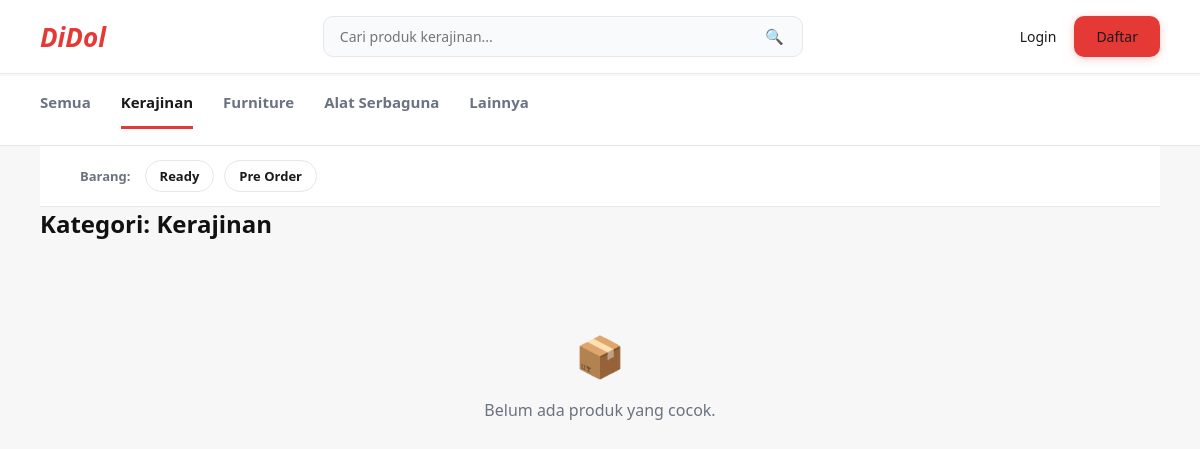
Before: /products/?category=Kerajinan with the older database file.
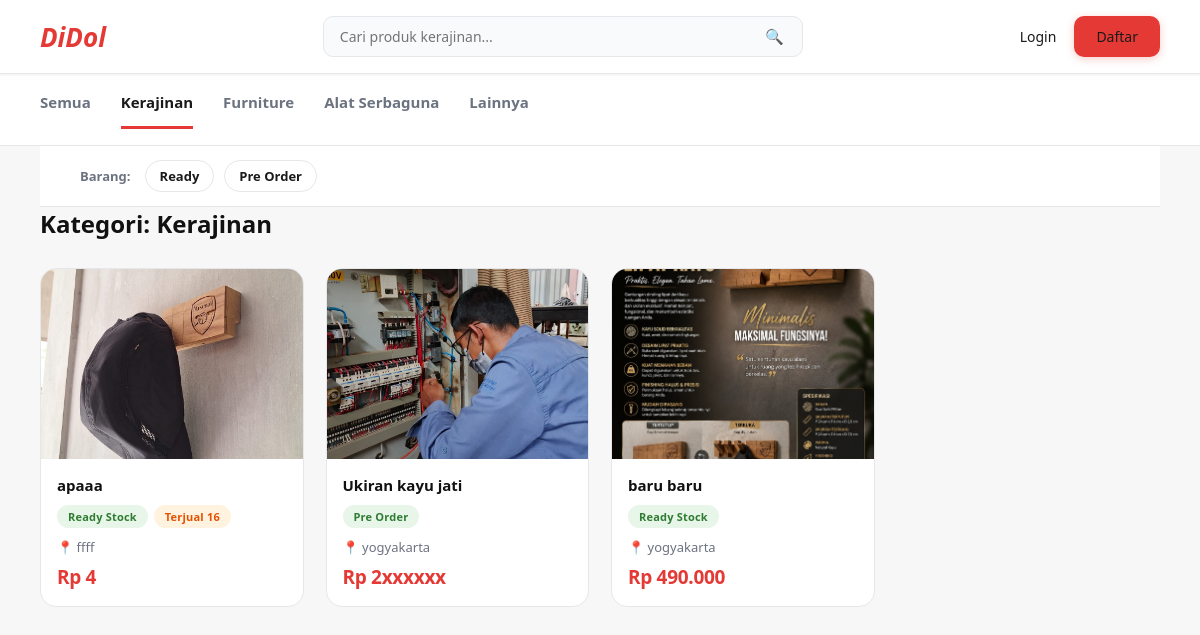
After: the same page with the newer database file.
### products/models.py (models this page shows, shortened)
class Product(models.Model):
    CATEGORY_CHOICES = [
        ("Kerajinan", "Kerajinan"),
        ("Furniture", "Furniture"),
        ("Alat Serbaguna", "Alat Serbaguna"),
        ("Lainnya", "Lainnya"),
    ]
    KONDISI_CHOICES = [
        ("Ready", "Ready Stock"),
        ("PreOrder", "Pre Order"),
    ]
    STATUS_CHOICES = [
        ("Aktif", "Aktif / Dijual"),
        ("Terjual", "Terjual"),
    ]
    penjual = models.ForeignKey(get_user_model(), on_delete=models.CASCADE)
    nama = models.CharField(max_length=255)
    kategori = models.CharField(max_length=20, choices=CATEGORY_CHOICES)
    brand = models.CharField(max_length=100, blank=True)
    harga = models.PositiveIntegerField()
    sembunyikan_harga = models.BooleanField(default=False, help_text="Centang untuk menyensor harga di halaman publik, misal Rp 10000 tampil jadi Rp 1xxxx")
    kondisi = models.CharField(max_length=20, choices=KONDISI_CHOICES)
    status = models.CharField(max_length=20, choices=STATUS_CHOICES, default="Aktif")
    stok = models.PositiveIntegerField(default=0, help_text="Jumlah stok tersedia (khusus untuk kondisi Ready Stock)")
    jumlah_terjual = models.PositiveIntegerField(default=0)
    lokasi = models.CharField(max_length=100)
    no_wa = models.CharField(max_length=20, help_text="Contoh: 6281234567890 (kode negara, tanpa + atau 0 di depan)")
    spesifikasi = models.TextField(blank=True, help_text="Detail ukuran, bahan, berat, cara pakai, dll.")
    foto = models.ImageField(upload_to="produk/", blank=True, null=True, help_text="Foto utama/sampul produk")
    dibuat = models.DateTimeField(auto_now_add=True)
    def harga_tampil(self):
        if self.sembunyikan_harga:
            harga_str = str(self.harga)
            if len(harga_str) > 1:
                tersamar = harga_str[0] + "x" * (len(harga_str) - 1)
            else:
                tersamar = harga_str
            return tersamar
        return f"{self.harga:,}".replace(",", ".")

### products/views.py (the view)
# urls.py: path("", product_list_view, name="product_list"),
def product_list_view(request):
    products = Product.objects.all()
    kategori = request.GET.get("category")
    if kategori:
        products = products.filter(kategori=kategori)
    kondisi = request.GET.get("kondisi")
    if kondisi:
        products = products.filter(kondisi=kondisi)
    query = request.GET.get("q")
    if query:
        products = products.filter(nama__icontains=query)
    context = {
        "products": products,
        "kategori_aktif": kategori,
        "kondisi_aktif": kondisi,
        "query": query or "",
    }
    return render(request, "products/product_list.html", context)

### templates/products/product_list.html (shortened to what this page needs)
{% extends "base.html" %}
{% block content %}
<div class="category-tabs" style="margin: -30px -40px 0; padding-left: 40px; padding-right: 40px;">
    <a href="{% url 'product_list' %}" class="{% if not kategori_aktif %}active{% endif %}">Semua</a>
    <a href="?category=Kerajinan" class="{% if kategori_aktif == 'Kerajinan' %}active{% endif %}">Kerajinan</a>
    <a href="?category=Furniture" class="{% if kategori_aktif == 'Furniture' %}active{% endif %}">Furniture</a>
    <a href="?category={{ 'Alat Serbaguna'|urlencode }}" class="{% if kategori_aktif == 'Alat Serbaguna' %}active{% endif %}">Alat Serbaguna</a>
    <a href="?category=Lainnya" class="{% if kategori_aktif == 'Lainnya' %}active{% endif %}">Lainnya</a>
</div>
<div class="filter-row">
    <span class="filter-label">Barang:</span>
    <a href="?category={{ kategori_aktif|default:'' }}&kondisi=Ready" class="filter-chip {% if kondisi_aktif == 'Ready' %}active{% endif %}">Ready</a>
    <a href="?category={{ kategori_aktif|default:'' }}&kondisi=PreOrder" class="filter-chip {% if kondisi_aktif == 'PreOrder' %}active{% endif %}">Pre Order</a>
</div>
<div class="page-header">
    <div>
        <h2>Kategori: {{ kategori_aktif|default:"Semua" }}</h2>
    </div>
</div>
<div class="product-grid">
    {% for product in products %}
        <a href="{% url 'product_detail' product.pk %}" class="card-link">
            <div class="product-card">
                {% if product.foto %}
                    <img src="{{ product.foto.url }}" alt="{{ product.nama }}">
                {% else %}
                    <div class="no-image">Tidak ada foto</div>
                {% endif %}
                <div class="info">
                    <h3>{{ product.nama }}</h3>
                    <div class="badge-row">
                        <span class="badge">{{ product.get_kondisi_display }}</span>
                        {% if product.jumlah_terjual > 0 %}
                            <span class="badge badge-sold">Terjual {{ product.jumlah_terjual }}</span>
                        {% endif %}
                    </div>
                    <p class="location">📍 {{ product.lokasi }}</p>
                    <p class="harga">Rp {{ product.harga_tampil }}</p>
                </div>
            </div>
        </a>
    {% empty %}
        <div class="empty-state">
            <p style="font-size: 40px; margin: 0;">📦</p>
            <p>Belum ada produk yang cocok.</p>
        </div>
    {% endfor %}
</div>
{% endblock %}

### templates/base.html (shortened to what this page needs)
{% load static %}
<!DOCTYPE html>
<html lang="id">
<head>
</head>
<body>
    <div class="navbar">
        <a href="{% url 'product_list' %}" class="logo">DiDol</a>
        <form method="get" action="{% url 'product_list' %}" class="search-form">
            <input type="text" name="q" placeholder="Cari produk kerajinan..." value="{{ request.GET.q|default:'' }}">
            <button type="submit">🔍</button>
        </form>
        <div class="nav-links">
            {% if user.is_authenticated %}
                {% if user.is_superuser %}
                    <a href="{% url 'admin_all_products' %}">Semua Produk</a>
                {% endif %}
                <a href="{% url 'dashboard' %}">Dashboard Saya</a>
                <form method="post" action="{% url 'logout' %}" style="display:inline;">
                    {% csrf_token %}
                    <button type="submit" class="btn-logout">Logout</button>
                </form>
            {% else %}
                <a href="{% url 'login' %}">Login</a>
                <a href="{% url 'register' %}" class="btn btn-primary">Daftar</a>
            {% endif %}
        </div>
    </div>
    <div class="content">
        {% block content %}{% endblock %}
    </div>
</body>
</html>

### templates/base.html (style rules this page uses)
:root { --primary: #e53935; --primary-dark: #c62828; --dark: #1a1a1a; --gray: #6b7280; --border: #e5e7eb; --bg: #f7f7f8; --success: #2e7d32; }
* { box-sizing: border-box; }
body { font-family: 'Segoe UI', Arial, sans-serif; margin: 0; padding: 0; background: var(--bg); color: #111; }
.navbar { padding: 16px 40px; background: #fff; border-bottom: 1px solid var(--border); display: flex; justify-content: space-between; align-items: center; position: sticky; top: 0; z-index: 10; }
.navbar .logo { color: var(--primary); font-size: 26px; font-weight: 800; font-style: italic; text-decoration: none; }
.nav-links { display: flex; align-items: center; gap: 18px; }
.nav-links a { color: var(--dark); text-decoration: none; font-weight: 500; font-size: 14px; }
.search-form { flex: 1; max-width: 480px; margin: 0 30px; display: flex; border: 1px solid var(--border); border-radius: 10px; overflow: hidden; background: #f9fafb; }
.search-form input { flex: 1; border: none; padding: 10px 16px; font-size: 14px; font-family: inherit; outline: none; background: transparent; }
.search-form button { border: none; background: transparent; padding: 0 18px; cursor: pointer; font-size: 15px; }
.category-tabs { padding: 16px 40px; background: #fff; border-bottom: 1px solid var(--border); display: flex; gap: 30px; }
.category-tabs a { text-decoration: none; color: var(--gray); font-weight: 600; font-size: 15px; padding-bottom: 14px; border-bottom: 3px solid transparent; }
.category-tabs a.active { color: var(--dark); border-bottom: 3px solid var(--primary); }
.filter-row { display: flex; align-items: center; gap: 10px; padding: 14px 40px; background: #fff; border-bottom: 1px solid var(--border); }
.filter-label { color: var(--gray); font-size: 13px; font-weight: 600; margin-right: 4px; }
.filter-chip { text-decoration: none; color: var(--dark); font-size: 13px; font-weight: 600; padding: 6px 14px; border-radius: 20px; border: 1px solid var(--border); }
.content { max-width: 1280px; margin: 0 auto; padding: 32px 40px; }
.page-header { display: flex; justify-content: space-between; align-items: center; margin-bottom: 28px; }
.page-header h2 { margin: 0; font-size: 24px; font-weight: 800; }
.btn { display: inline-block; padding: 11px 22px; border-radius: 10px; font-weight: 700; font-size: 14px; text-decoration: none; border: none; cursor: pointer; font-family: inherit; transition: all 0.15s ease; }
.btn-primary { background: var(--primary); color: #fff; box-shadow: 0 2px 8px rgba(229,57,53,0.25); }
.product-grid { display: grid; grid-template-columns: repeat(auto-fill, minmax(230px, 1fr)); gap: 22px; }
.card-link { text-decoration: none; color: inherit; display: block; }
.product-card { background: #fff; border: 1px solid var(--border); border-radius: 16px; overflow: hidden; transition: box-shadow 0.25s ease, transform 0.25s ease, border-color 0.25s ease; height: 100%; }
.product-card img { width: 100%; height: 190px; object-fit: cover; display: block; }
.product-card .info { padding: 16px; }
.product-card h3 { margin: 0 0 10px; font-size: 15px; font-weight: 700; white-space: nowrap; overflow: hidden; text-overflow: ellipsis; }
.badge-row { display: flex; gap: 6px; flex-wrap: wrap; margin-bottom: 10px; }
.badge { display: inline-block; background: #e8f5e9; color: var(--success); padding: 4px 11px; border-radius: 20px; font-size: 11px; font-weight: 700; letter-spacing: 0.2px; }
.badge-sold { background: #fff3e0; color: #e65100; }
.location { color: var(--gray); font-size: 13px; margin: 0 0 8px; }
.harga { color: var(--primary); font-weight: 800; font-size: 19px; margin: 0; letter-spacing: -0.3px; }
form input, form select, form textarea { width: 100%; padding: 10px 12px; border: 1px solid var(--border); border-radius: 8px; font-size: 14px; font-family: inherit; }

Changed rows visible on the page:
now on this page (row edited): Product: foto (picture), nama "apaaa", kondisi "Ready Stock", jumlah_terjual "16", lokasi "ffff", harga_tampil "4"
now on this page (row edited): Product: foto (picture), nama "Ukiran kayu jati", kondisi "Pre Order", lokasi "yogyakarta", harga_tampil "2xxxxxx"
now on this page (row edited): Product: foto (picture), nama "baru baru", kondisi "Ready Stock", lokasi "yogyakarta", harga_tampil "490.000"
Other visible differences:
text no longer shown: "📦 Belum ada produk yang cocok."
